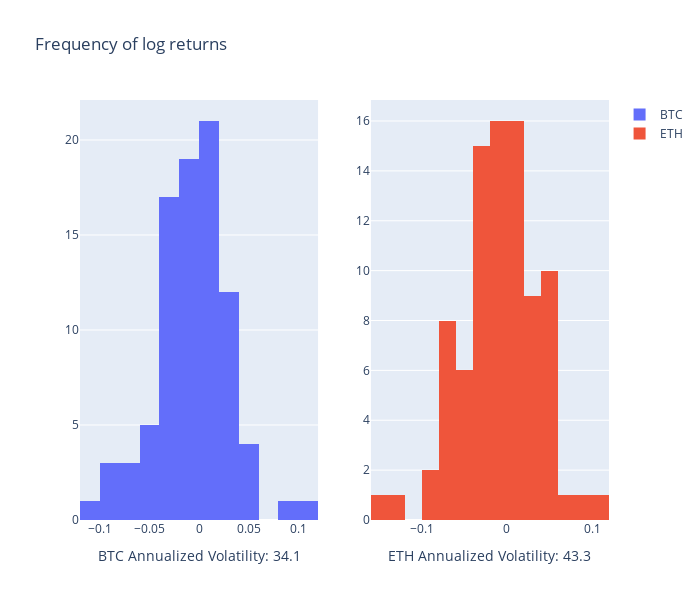
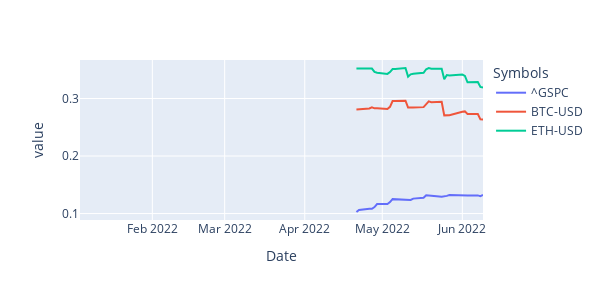

Notebook source saved alongside these figures, in order:
### Code cell
import datetime as dt
import pandas as pd
import numpy as np
import fix_yahoo_finance as yf
from pandas_datareader import data as pdr
import plotly.offline as pyo
import plotly.graph_objects as go
from plotly.subplots import make_subplots 

pyo.init_notebook_mode(connected=True)
pd.options.plotting.backend = 'plotly'

end = dt.datetime(2022,6,9)
start = dt.datetime(2022,1,1)
df = pdr.get_data_yahoo(['^GSPC', 'BTC-USD', 'ETH-USD'], start, end)
Close = df.Close
Close.head()

log_returns = np.log(df.Close/df.Close.shift(1)).dropna()
log_returns

daily_std = log_returns.std()
annualized_std = daily_std * np.sqrt(90)
annualized_std

fig = make_subplots(rows=1, cols=2)
trace0 = go.Histogram(x=log_returns['BTC-USD'], name='BTC')
trace1 = go.Histogram(x=log_returns['ETH-USD'], name='ETH')

fig.append_trace(trace0, 1, 1)
fig.append_trace(trace1, 1, 2)

fig.update_layout(autosize = False, width=700, height=600, title='Frequency of log returns',
                  xaxis=dict(title='BTC Annualized Volatility: ' + str(np.round(annualized_std['BTC-USD']*100, 1))),
                  xaxis2=dict(title='ETH Annualized Volatility: ' + str(np.round(annualized_std['ETH-USD']*100, 1))))
#Annualized Historical Volatility
fig.show()

TRADING_DAYS = 60 
volatility = log_returns.rolling(window=TRADING_DAYS).std()*np.sqrt(TRADING_DAYS)
volatility.tail()

#Trailing Historical Volatility Over Time
volatility.plot().update_layout(autosize=False, width=600, height=300).show()
